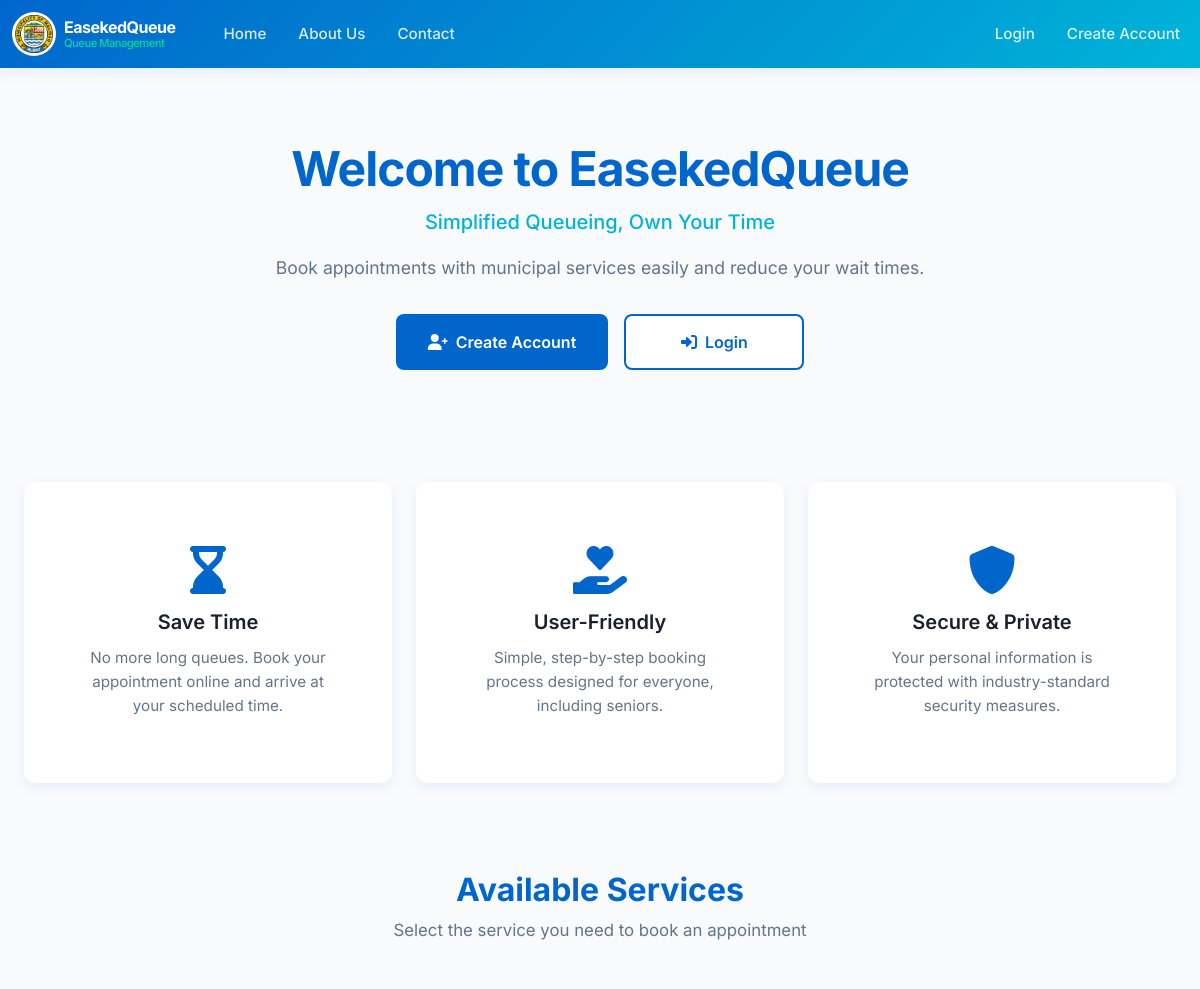
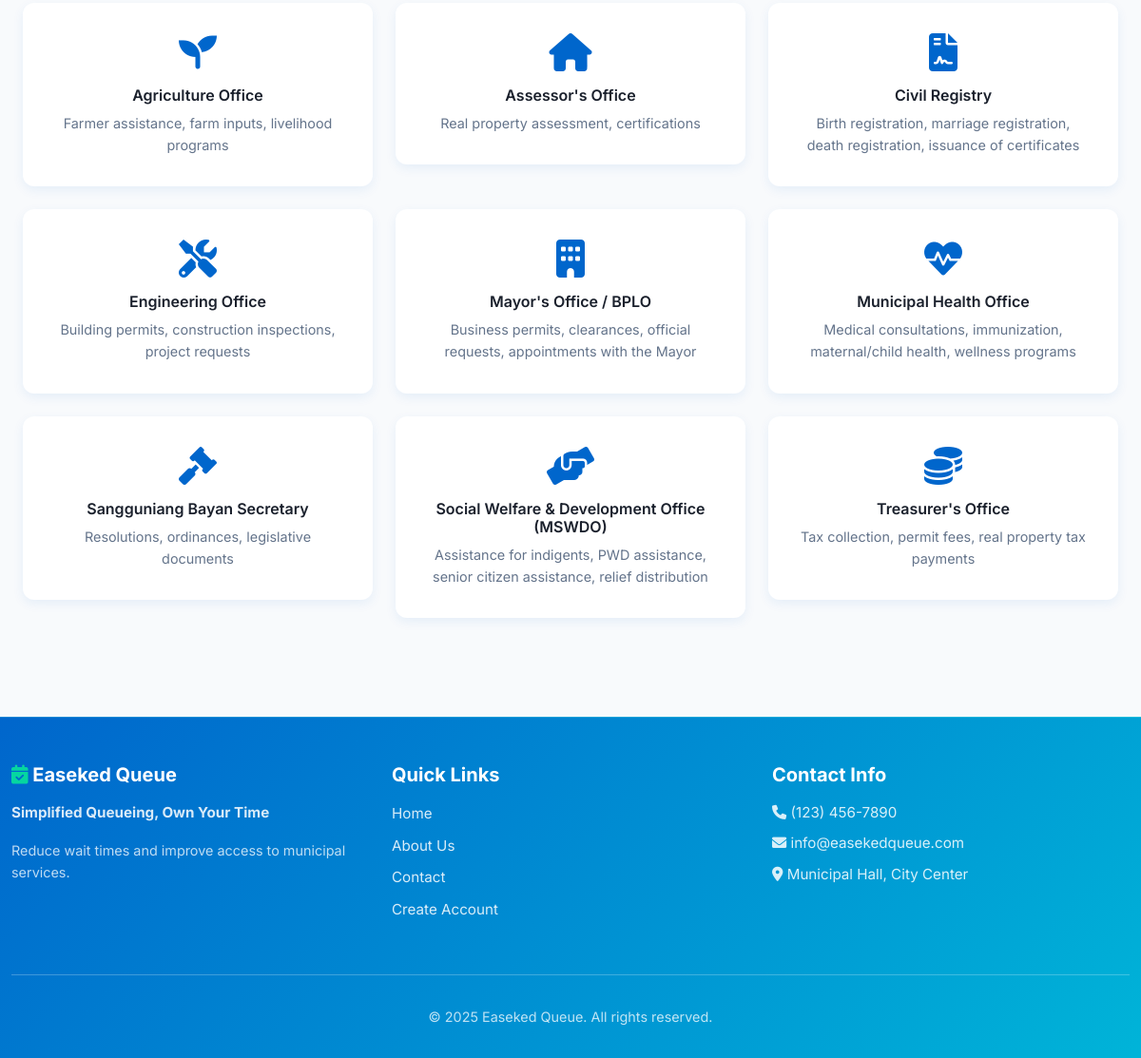
The page / on the database its author committed (2 pictures, top to bottom).
### tables this page shows
CREATE TABLE departments (
    id INT AUTO_INCREMENT PRIMARY KEY,
    name VARCHAR(255) NOT NULL,
    description TEXT,
    icon_class VARCHAR(100)
);

### config.php (called while the page is built, shortened)
<?php
function isLoggedIn() {
    return isset($_SESSION['user_id']);
}
?>

### index.php (the view, shortened to what this page needs)
<?php
require_once 'config.php';
$conn = getDBConnection();
if ($conn && $conn !== false) {
    $result = $conn->query("SHOW TABLES LIKE 'departments'");
    if ($result->num_rows === 0) {
        $show_setup_message = true;
    } else {
        $show_setup_message = false;
    }
} else {
    $show_setup_message = true;
}
include 'header.php';
?>
<div class="hero-section">
    <div class="container">
        <h1 class="display-4">Welcome to EasekedQueue</h1>
        <p class="lead">Simplified Queueing, Own Your Time</p>
        <p style="color: var(--text-secondary); font-size: 1.1rem; margin-bottom: 2rem;">
            Book appointments with municipal services easily and reduce your wait times.
        </p>
        <?php if ($show_setup_message): ?>
            <div class="alert alert-warning">
                <div style="font-size: 1.25rem; margin-bottom: 1rem;">
                    <i class="fas fa-exclamation-triangle"></i> System Setup Required
                </div>
                <p style="margin-bottom: 1.5rem; color: inherit;">The database needs to be set up before you can use the system.</p>
                <a href="setup_database.php" class="btn btn-warning btn-custom">
                    <i class="fas fa-cogs"></i> Setup Database
                </a>
            </div>
        <?php elseif (!isLoggedIn()): ?>
            <div class="btn-group-hero">
                <a href="register.php" class="btn btn-primary btn-custom">
                    <i class="fas fa-user-plus"></i> Create Account
                </a>
                <a href="login.php" class="btn btn-outline-primary btn-custom">
                    <i class="fas fa-sign-in-alt"></i> Login
                </a>
            </div>
        <?php elseif (isLoggedIn() && getCurrentUser()['role'] === 'citizen'): ?>
            <a href="book_appointment.php" class="btn btn-primary btn-custom">
                <i class="fas fa-calendar-plus"></i> Book Appointment
            </a>
        <?php endif; ?>
    </div>
</div>
<div class="container">
    <div class="row mb-5">
        <div class="col-md-4 mb-4">
            <div class="feature-card card">
                <div class="card-body">
                    <i class="fas fa-hourglass-end feature-icon"></i>
                    <h5>Save Time</h5>
                    <p>No more long queues. Book your appointment online and arrive at your scheduled time.</p>
                </div>
            </div>
        </div>
        <div class="col-md-4 mb-4">
            <div class="feature-card card">
                <div class="card-body">
                    <i class="fas fa-hand-holding-heart feature-icon"></i>
                    <h5>User-Friendly</h5>
                    <p>Simple, step-by-step booking process designed for everyone, including seniors.</p>
                </div>
            </div>
        </div>
        <div class="col-md-4 mb-4">
            <div class="feature-card card">
                <div class="card-body">
                    <i class="fas fa-shield-alt feature-icon"></i>
                    <h5>Secure & Private</h5>
                    <p>Your personal information is protected with industry-standard security measures.</p>
                </div>
            </div>
        </div>
    </div>
    <?php if (!$show_setup_message): ?>
    <div class="departments-section">
        <div style="text-align: center; margin-bottom: 3rem;">
            <h2 style="color: var(--primary-color); font-weight: 700; margin-bottom: 0.5rem;">Available Services</h2>
            <p style="color: var(--text-secondary); font-size: 1.05rem;">Select the service you need to book an appointment</p>
        </div>
        <div class="row">
            <?php
            $conn = getDBConnection();
            if ($conn) {
                $result = $conn->query("SELECT * FROM departments ORDER BY name");
                if ($result) {
                    $seen_names = [];
                    while ($department = $result->fetch_assoc()):
                        if (!in_array($department['name'], $seen_names)):
                            $seen_names[] = $department['name'];
            ?>
                            <div class="col-md-6 col-lg-4 mb-4">
                                <div class="department-card card">
                                    <i class="<?php echo htmlspecialchars($department['icon_class']); ?> department-icon"></i>
                                    <h6><?php echo htmlspecialchars($department['name']); ?></h6>
                                    <p><?php echo htmlspecialchars($department['description']); ?></p>
                                </div>
                            </div>
            <?php
                        endif;
                    endwhile;
                }
            } else {
                echo '<div class="col-12"><p class="text-muted" style="text-align: center;">Unable to load service information at this time.</p></div>';
            }
            ?>
        </div>
    </div>
    <?php endif; ?>
</div>
<?php include 'footer.php'; ?>

### rows shown on the page
departments: name "Agriculture Office", description "Farmer assistance, farm inputs, livelihood programs"
departments: name "Assessor's Office", description "Real property assessment, certifications"
departments: name "Civil Registry", description "Birth registration, marriage registration, death registration, issuance of certificates"
departments: name "Engineering Office", description "Building permits, construction inspections, project requests"
departments: name "Mayor's Office / BPLO", description "Business permits, clearances, official requests, appointments with the Mayor"
departments: name "Municipal Health Office", description "Medical consultations, immunization, maternal/child health, wellness programs"
departments: name "Sangguniang Bayan Secretary", description "Resolutions, ordinances, legislative documents"
departments: name "Social Welfare & Development Office (MSWDO)", description "Assistance for indigents, PWD assistance, senior citizen assistance, relief distribution"
departments: name "Treasurer's Office", description "Tax collection, permit fees, real property tax payments"
